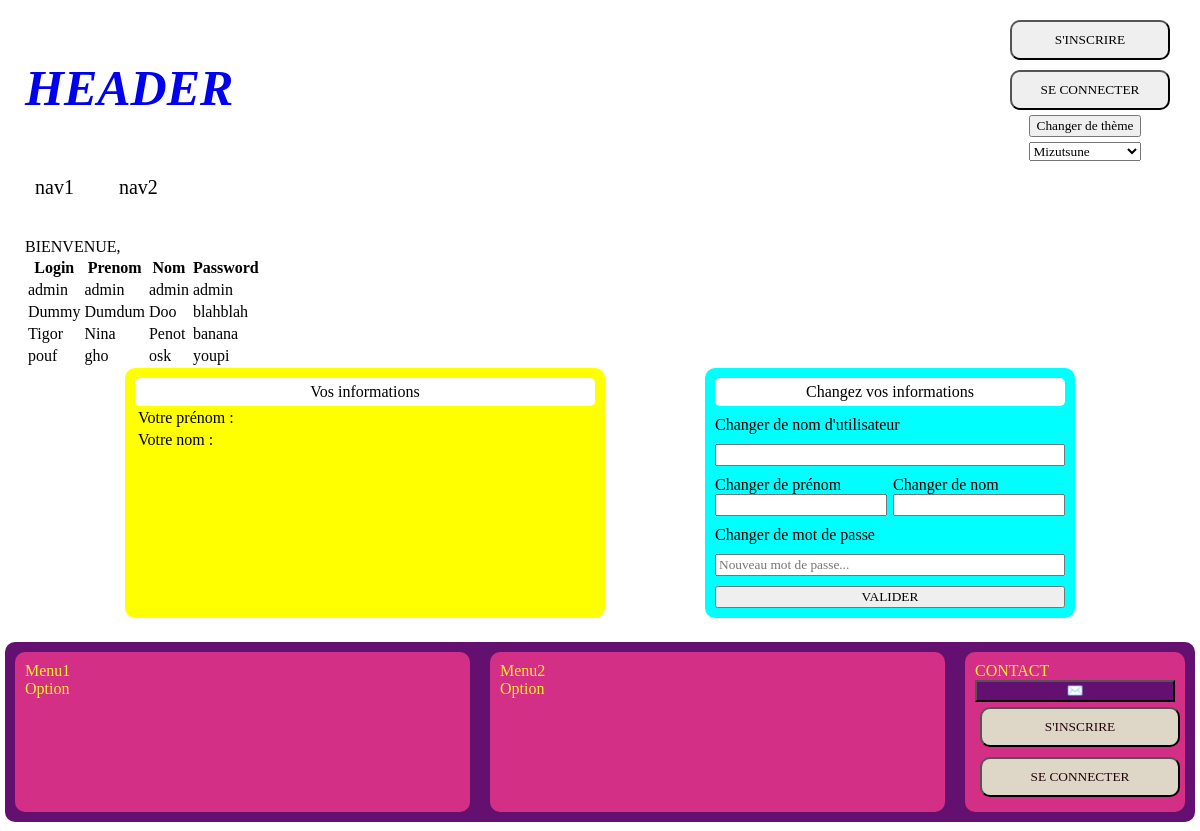
Screenshot of /pages/admin.php with the database file from the repository.
### tables this page shows
CREATE TABLE `utilisateurs` (
  `id` int NOT NULL,
  `login` varchar(255) NOT NULL,
  `prenom` varchar(255) NOT NULL,
  `nom` varchar(255) NOT NULL,
  `password` varchar(255) NOT NULL
);

### api/library.php (called while the page is built, shortened)
<?php
try {
    $pdo = new PDO("mysql:host=localhost;dbname=moduleconnexion", "root", "");
    $pdo->setAttribute(PDO::ATTR_ERRMODE, PDO::ERRMODE_EXCEPTION);
} catch (PDOException $e) {
    echo "Erreur : " . $e->getMessage();
}
$sql = "SELECT * from utilisateurs";
$my_database = $pdo->query($sql);
$login = "login";
$nom = "nom";
$prenom = "prenom";
$pass = "pass";
function getDatabase($database)
{
    global $login, $prenom, $nom, $pass;
    $table_test = [];
    while ($row = $database->fetch(PDO::FETCH_ASSOC)) {
        $table_test[] = [
            $login => $row['login'],
            $prenom => $row['prenom'],
            $nom => $row['nom'],
            $pass => $row['password']
        ];
    }
    return $table_test;
}
$php_database = getDatabase($my_database);

### pages/admin.php (the view, shortened to what this page needs)
<?php
require "../api/library.php";
$username = "";
?>
<!DOCTYPE html>
<head>
    <link rel="stylesheet" href="../assets/css/mycss.css">
</head>
<body>
    <?php include '../assets/components/header.php' ?>
    <main class="body_main">
        <div>BIENVENUE, <?= $username; ?></div>
        <table>
            <tr>
                <th>Login</th>
                <th>Prenom</th>
                <th>Nom</th>
                <th>Password</th>
            </tr>
            <?php
            foreach ($php_database as $user) {
                echo "<tr>";
                echo "<td>" . $user[$login] . "</td>";
                echo "<td>" . $user[$prenom] . "</td>";
                echo "<td>" . $user[$nom] . "</td>";
                echo "<td>" . $user[$pass] . "</td>";
                echo "</tr>";
            }
            ?>
        </table>
        <?php include '../assets/components/info_change.php' ?>
    </main>
    <?php include '../assets/components/footer.php' ?>
</body>

### assets/css/mycss.css (style rules this page uses)
* { font-family: 'Times New Roman', Times, serif; }
body { margin: 5px; }
.body_main { display: inline-block; padding: 10px; margin: 10px; overflow: auto; width: calc(100% - 40px); border-radius: 10px; }

### rows the page displays
utilisateurs: login "admin", prenom "admin", nom "admin", pass "admin"
utilisateurs: login "Dummy", prenom "Dumdum", nom "Doo", password "blahblah"
utilisateurs: login "Tigor", prenom "Nina", nom "Penot", password "banana"
utilisateurs: login "pouf", prenom "gho", nom "osk", password "youpi"

### other values shown
$inscription "S'INSCRIRE"
$connexion "SE CONNECTER"
